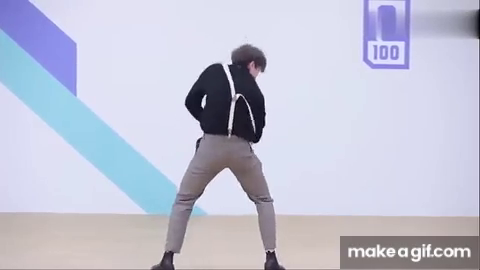
#> input picture frame 25 of IMGS/ijZlxS.mp4, 480 x 270 px, given in place of bad-apple.mp4, which was not available
$ python generator.py
#> lines starting #> are read from the running program, lines starting #| are printed output that depends on the picture
import cv2
import numpy as np
import os

# ================= 配置区域 =================
# 视频文件路径 (请修改为你电脑上的实际视频路径)
VIDEO_PATH = 'D:\LEARNING\XJTLUCHIPS\MES303TC\MES303TC\\bad-apple.mp4'
# 输出文件名
OUTPUT_FILE = 'D:\LEARNING\XJTLUCHIPS\MES303TC\MES303TC\\bad-apple.h'
# 逻辑分辨率：只生成 8 个字符的数据
# 4个字符宽 * 5像素 = 20
# 2个字符高 * 8像素 = 16
TARGET_W = 20
TARGET_H = 16


# =======================================

def generate_header():
    cap = cv2.VideoCapture(VIDEO_PATH)
    total_frames = int(cap.get(cv2.CAP_PROP_FRAME_COUNT))
    print(f"处理视频: {VIDEO_PATH}, 目标分辨率: 20x16, 总帧数: {total_frames}")

    c_data = []

    # 预览窗口
    cv2.namedWindow("Preview (20x16)", cv2.WINDOW_NORMAL)
    cv2.resizeWindow("Preview (20x16)", 400, 320)

    processed_count = 0

    while cap.isOpened():
        ret, frame = cap.read()
#> frame is the input picture: shape (270, 480, 3); mean B, G, R 213.7, 195.8, 194
        if not ret:
            break

        # 1. 转灰度 & 缩放
        gray = cv2.cvtColor(frame, cv2.COLOR_BGR2GRAY)
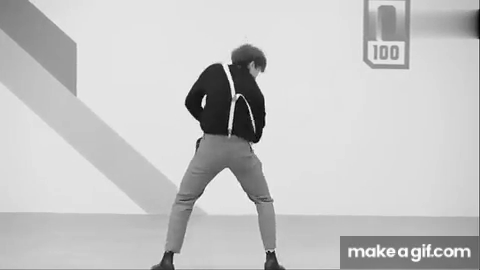
#> gray: shape (270, 480); min 1, max 255, mean 197.2
        resized = cv2.resize(gray, (TARGET_W, TARGET_H), interpolation=cv2.INTER_AREA)

        # 2. 二值化 (关键步骤：转为纯黑白)
        # 阈值设为 128，大于128为亮(不显示)，小于128为黑(显示像素)
        # LCD1602 上 1 是黑点，0 是不显示。通常视频里黑色背景是0，白色主体是255。
        # 如果是 Bad Apple (黑影白底)，我们需要反色，或者根据视觉调整。
        # 这里假设：视频里的【白色】区域点亮像素(1)，【黑色】区域熄灭(0)
        _, binary = cv2.threshold(resized, 128, 1, cv2.THRESH_BINARY)

        # 预览
        cv2.imshow("Preview (20x16)", binary * 255)
        if cv2.waitKey(1) & 0xFF == ord('q'):
#> (key q is pressed here)
            break

        # 3. 打包数据为 CGRAM 格式
        # 我们需要生成 64 个字节 (8个字符 * 8行)
        frame_bytes = []

        # 字符块顺序：先第一行4个(0-3)，再第二行4个(4-7)
        # 坐标定义：(x_start, y_start)
        block_origins = [
            (0, 0), (5, 0), (10, 0), (15, 0),  # Top Row
            (0, 8), (5, 8), (10, 8), (15, 8)  # Bot Row
        ]

        for (bx, by) in block_origins:
            # 对于每个字符块，遍历 8 行
            for r in range(8):
                row_val = 0
                # 遍历 5 列
                for c in range(5):
                    pixel = binary[by + r][bx + c]
                    if pixel:
                        # 1602 的像素排列：高位在左还是右？
                        # 通常 0x10 是最左边，0x01 是最右边
                        row_val |= (1 << (4 - c))

                frame_bytes.append(f"0x{row_val:02X}")

        # 格式化 C 数组
        c_data.append("    {" + ", ".join(frame_bytes) + "},")

        processed_count += 1
        if processed_count % 100 == 0:
            print(f"已处理: {processed_count}")

    cap.release()
    cv2.destroyAllWindows()

    # 写入文件
    with open(OUTPUT_FILE, 'w') as f:
        f.write(f"#include <stdint.h>\n\n")
        f.write(f"const uint32_t TOTAL_FRAMES = {processed_count};\n\n")
        # 每一帧 64 字节
        f.write(f"const uint8_t VIDEO_DATA[{processed_count}][64] = {{\n")
        for line in c_data:
            f.write(line + "\n")
        f.write("};\n")

    print(f"完成！生成 {OUTPUT_FILE}")


if __name__ == "__main__":
    generate_header()

$ run again, starting later in the video
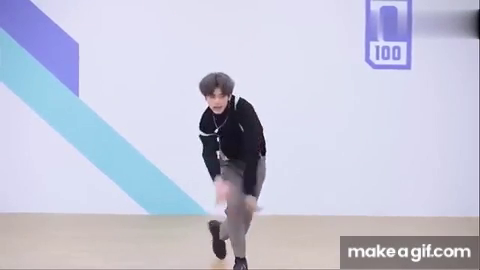
#> input picture frame 113 of IMGS/ijZlxS.mp4, 480 x 270 px, given in place of bad-apple.mp4, which was not available
#> in generate_header, frame is the input picture: shape (270, 480, 3); mean B, G, R 216.3, 197.7, 196.3
#> in generate_header, `gray = cv2.cvtColor(frame, cv2.COLOR_BGR2GRAY)`:
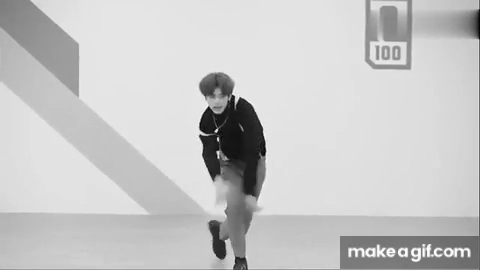
#> gray: shape (270, 480); min 1, max 255, mean 199.4

$ run again, starting later in the video
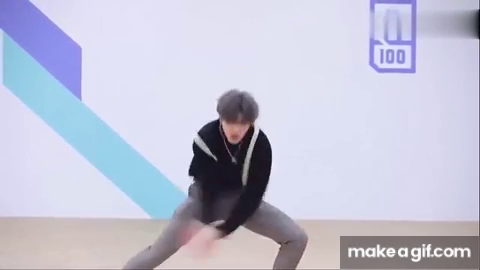
#> input picture frame 201 of IMGS/ijZlxS.mp4, 480 x 270 px, given in place of bad-apple.mp4, which was not available
#> in generate_header, frame is the input picture: shape (270, 480, 3); mean B, G, R 213.2, 194.7, 193.6
#> in generate_header, `gray = cv2.cvtColor(frame, cv2.COLOR_BGR2GRAY)`:
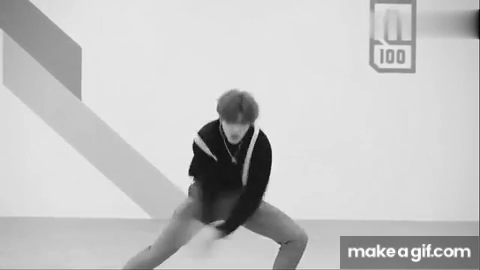
#> gray: shape (270, 480); min 0, max 255, mean 196.4
